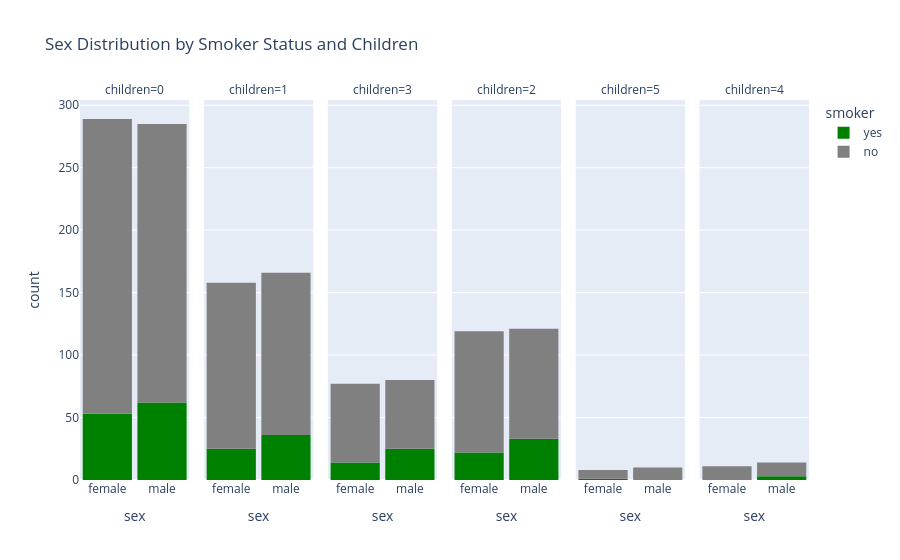

Notebook source saved alongside this figure:
### Markdown cell above
Yes — your dataset’s 20% smoker prevalence closely matches the U.S. national average in 2010 (≈19.3%). Smoking was indeed more common among men than women, with about 21.6% of men smoking compared to 17.4% of women.

### Code cell
import plotly.express as px

# Histogram faceted by number of children, colored by smoker status
fig = px.histogram(medical_df, x="sex", color="smoker",
                   facet_col="children",
                   color_discrete_sequence=['green','grey'],
                   title="Sex Distribution by Smoker Status and Children")
fig.update_layout(bargap=0.1)
fig.show()

### Figure 1 — Plotly figure (JSON) as saved in the notebook; plotly's stock layout.template omitted (floating-point values rounded to 4 significant figures; data arrays with more than 128 entries replaced by an {"elided": "..."} marker saying what was removed)
{"data": [{"bingroup": "x", "hovertemplate": "smoker=yes<br>children=0<br>sex=%{x}<br>count=%{y}<extra></extra>", "legendgroup": "yes", "marker": {"color": "green", "pattern": {"shape": ""}}, "name": "yes", "orientation": "v", "showlegend": true, "type": "histogram", "x": ["female", "female", "male", "male", "male", "male", "male", "female", "female", "female", "male", "male", "male", "female", "female", "male", "male", "male", "female", "female", "female", "female", "male", "male", "male", "female", "male", "male", "male", "male", "male", "female", "male", "male", "female", "female", "male", "male", "female", "male", "male", "female", "male", "male", "female", "male", "male", "female", "female", "female", "female", "female", "male", "female", "male", "female", "male", "female", "female", "male", "male", "female", "female", "male", "female", "male", "male", "male", "female", "female", "female", "female", "female", "female", "female", "male", "male", "female", "male", "female", "male", "female", "male", "male", "female", "male", "female", "male", "female", "male", "male", "male", "male", "female", "female", "female", "male", "male", "male", "female", "female", "female", "male", "male", "male", "male", "male", "female", "male", "male", "male", "female", "female", "male", "female"], "xaxis": "x", "yaxis": "y"}, {"bingroup": "x", "hovertemplate": "smoker=yes<br>children=1<br>sex=%{x}<br>count=%{y}<extra></extra>", "legendgroup": "yes", "marker": {"color": "green", "pattern": {"shape": ""}}, "name": "yes", "orientation": "v", "showlegend": false, "type": "histogram", "x": ["female", "male", "male", "male", "male", "female", "male", "male", "female", "male", "female", "male", "female", "female", "male", "female", "female", "male", "female", "male", "male", "female", "male", "male", "male", "male", "male", "female", "female", "female", "female", "male", "male", "female", "male", "female", "female", "male", "male", "male", "male", "male", "male", "male", "male", "female", "female", "male", "male", "male", "male", "female", "male", "female", "female", "female", "female", "female", "male", "male", "male"], "xaxis": "x2", "yaxis": "y2"}, {"bingroup": "x", "hovertemplate": "smoker=yes<br>children=3<br>sex=%{x}<br>count=%{y}<extra></extra>", "legendgroup": "yes", "marker": {"color": "green", "pattern": {"shape": ""}}, "name": "yes", "orientation": "v", "showlegend": false, "type": "histogram", "x": ["male", "male", "female", "male", "male", "male", "male", "male", "male", "male", "female", "male", "female", "male", "female", "male", "male", "female", "male", "male", "male", "male", "female", "female", "male", "male", "female", "male", "female", "male", "male", "female", "female", "female", "male", "female", "male", "male", "female"], "xaxis": "x3", "yaxis": "y3"}, {"bingroup": "x", "hovertemplate": "smoker=yes<br>children=2<br>sex=%{x}<br>count=%{y}<extra></extra>", "legendgroup": "yes", "marker": {"color": "green", "pattern": {"shape": ""}}, "name": "yes", "orientation": "v", "showlegend": false, "type": "histogram", "x": ["male", "male", "male", "female", "male", "female", "female", "male", "male", "female", "female", "male", "female", "male", "male", "male", "male", "male", "female", "female", "female", "male", "male", "male", "male", "female", "male", "female", "female", "male", "male", "male", "female", "female", "male", "female", "male", "male", "male", "male", "male", "male", "female", "female", "female", "male", "female", "male", "male", "male", "female", "male", "male", "female", "female"], "xaxis": "x4", "yaxis": "y4"}, {"bingroup": "x", "hovertemplate": "smoker=yes<br>children=5<br>sex=%{x}<br>count=%{y}<extra></extra>", "legendgroup": "yes", "marker": {"color": "green", "pattern": {"shape": ""}}, "name": "yes", "orientation": "v", "showlegend": false, "type": "histogram", "x": ["female"], "xaxis": "x5", "yaxis": "y5"}, {"bingroup": "x", "hovertemplate": "smoker=yes<br>children=4<br>sex=%{x}<br>count=%{y}<extra></extra>", "legendgroup": "yes", "marker": {"color": "green", "pattern": {"shape": ""}}, "name": "yes", "orientation": "v", "showlegend": false, "type": "histogram", "x": ["male", "male", "male"], "xaxis": "x6", "yaxis": "y6"}, {"bingroup": "x", "hovertemplate": "smoker=no<br>children=0<br>sex=%{x}<br>count=%{y}<extra></extra>", "legendgroup": "no", "marker": {"color": "grey", "pattern": {"shape": ""}}, "name": "no", "orientation": "v", "showlegend": true, "type": "histogram", "x": {"elided": "459 str values"}, "xaxis": "x", "yaxis": "y"}, {"bingroup": "x", "hovertemplate": "smoker=no<br>children=1<br>sex=%{x}<br>count=%{y}<extra></extra>", "legendgroup": "no", "marker": {"color": "grey", "pattern": {"shape": ""}}, "name": "no", "orientation": "v", "showlegend": false, "type": "histogram", "x": {"elided": "263 str values"}, "xaxis": "x2", "yaxis": "y2"}, {"bingroup": "x", "hovertemplate": "smoker=no<br>children=3<br>sex=%{x}<br>count=%{y}<extra></extra>", "legendgroup": "no", "marker": {"color": "grey", "pattern": {"shape": ""}}, "name": "no", "orientation": "v", "showlegend": false, "type": "histogram", "x": ["male", "female", "female", "female", "female", "male", "female", "female", "male", "female", "female", "female", "female", "female", "female", "male", "female", "male", "female", "male", "male", "female", "male", "male", "female", "female", "female", "male", "male", "male", "female", "male", "male", "female", "male", "female", "female", "female", "male", "male", "female", "male", "male", "female", "female", "male", "male", "female", "male", "female", "female", "male", "female", "female", "male", "female", "male", "female", "male", "male", "female", "male", "male", "female", "male", "female", "female", "female", "male", "male", "male", "male", "female", "male", "female", "female", "male", "female", "female", "male", "male", "male", "male", "male", "female", "male", "female", "female", "male", "female", "female", "female", "female", "female", "male", "male", "male", "male", "male", "female", "female", "female", "female", "male", "female", "female", "female", "female", "male", "female", "female", "female", "male", "male", "male", "male", "female", "male"], "xaxis": "x3", "yaxis": "y3"}, {"bingroup": "x", "hovertemplate": "smoker=no<br>children=2<br>sex=%{x}<br>count=%{y}<extra></extra>", "legendgroup": "no", "marker": {"color": "grey", "pattern": {"shape": ""}}, "name": "no", "orientation": "v", "showlegend": false, "type": "histogram", "x": {"elided": "185 str values"}, "xaxis": "x4", "yaxis": "y4"}, {"bingroup": "x", "hovertemplate": "smoker=no<br>children=5<br>sex=%{x}<br>count=%{y}<extra></extra>", "legendgroup": "no", "marker": {"color": "grey", "pattern": {"shape": ""}}, "name": "no", "orientation": "v", "showlegend": false, "type": "histogram", "x": ["female", "male", "female", "male", "male", "female", "female", "male", "male", "male", "female", "female", "male", "male", "female", "male", "male"], "xaxis": "x5", "yaxis": "y5"}, {"bingroup": "x", "hovertemplate": "smoker=no<br>children=4<br>sex=%{x}<br>count=%{y}<extra></extra>", "legendgroup": "no", "marker": {"color": "grey", "pattern": {"shape": ""}}, "name": "no", "orientation": "v", "showlegend": false, "type": "histogram", "x": ["male", "female", "male", "male", "male", "female", "female", "male", "male", "male", "female", "male", "male", "female", "female", "female", "female", "female", "female", "male", "female", "male"], "xaxis": "x6", "yaxis": "y6"}], "layout": {"annotations": [{"font": {}, "showarrow": false, "text": "children=0", "x": 0.075, "xanchor": "center", "xref": "paper", "y": 1, "yanchor": "bottom", "yref": "paper"}, {"font": {}, "showarrow": false, "text": "children=1", "x": 0.245, "xanchor": "center", "xref": "paper", "y": 1, "yanchor": "bottom", "yref": "paper"}, {"font": {}, "showarrow": false, "text": "children=3", "x": 0.415, "xanchor": "center", "xref": "paper", "y": 1, "yanchor": "bottom", "yref": "paper"}, {"font": {}, "showarrow": false, "text": "children=2", "x": 0.585, "xanchor": "center", "xref": "paper", "y": 1, "yanchor": "bottom", "yref": "paper"}, {"font": {}, "showarrow": false, "text": "children=5", "x": 0.755, "xanchor": "center", "xref": "paper", "y": 1, "yanchor": "bottom", "yref": "paper"}, {"font": {}, "showarrow": false, "text": "children=4", "x": 0.925, "xanchor": "center", "xref": "paper", "y": 1, "yanchor": "bottom", "yref": "paper"}], "bargap": 0.1, "barmode": "relative", "legend": {"title": {"text": "smoker"}, "tracegroupgap": 0}, "title": {"text": "Sex Distribution by Smoker Status and Children"}, "xaxis": {"anchor": "y", "domain": [0, 0.15], "title": {"text": "sex"}}, "xaxis2": {"anchor": "y2", "domain": [0.17, 0.32], "matches": "x", "title": {"text": "sex"}}, "xaxis3": {"anchor": "y3", "domain": [0.34, 0.49], "matches": "x", "title": {"text": "sex"}}, "xaxis4": {"anchor": "y4", "domain": [0.51, 0.66], "matches": "x", "title": {"text": "sex"}}, "xaxis5": {"anchor": "y5", "domain": [0.68, 0.83], "matches": "x", "title": {"text": "sex"}}, "xaxis6": {"anchor": "y6", "domain": [0.85, 1], "matches": "x", "title": {"text": "sex"}}, "yaxis": {"anchor": "x", "domain": [0, 1], "title": {"text": "count"}}, "yaxis2": {"anchor": "x2", "domain": [0, 1], "matches": "y", "showticklabels": false}, "yaxis3": {"anchor": "x3", "domain": [0, 1], "matches": "y", "showticklabels": false}, "yaxis4": {"anchor": "x4", "domain": [0, 1], "matches": "y", "showticklabels": false}, "yaxis5": {"anchor": "x5", "domain": [0, 1], "matches": "y", "showticklabels": false}, "yaxis6": {"anchor": "x6", "domain": [0, 1], "matches": "y", "showticklabels": false}}}
